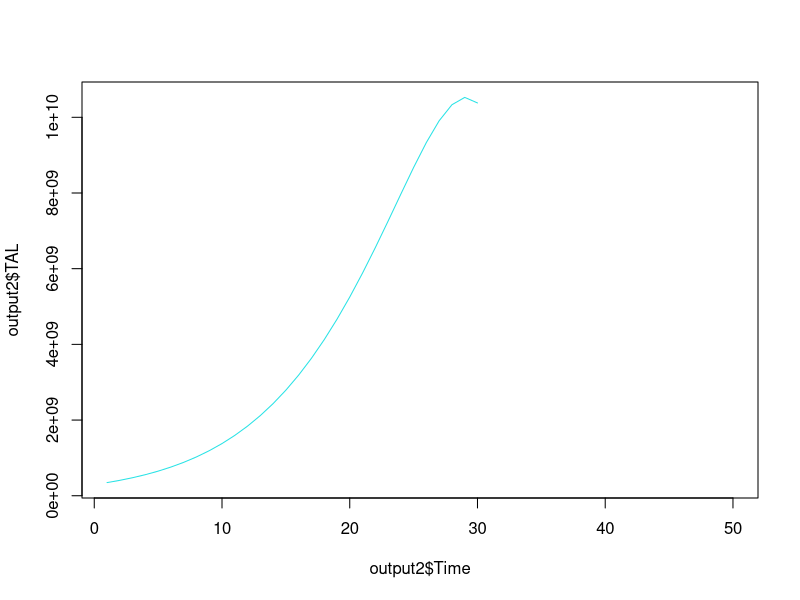
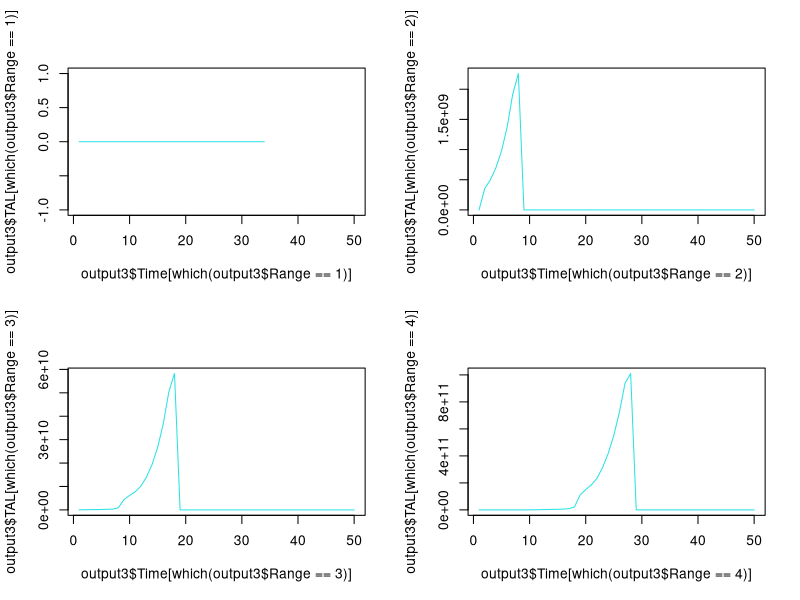

Write the R code that produced these figures, in order.

salary_increase = 0.17
interest_per_year = 0.2
interest_per_month = interest_per_year / 12
r = 65


#start
Table = readxl::read_excel(path ="Book1.xlsx" , sheet = "Table" ,range = "G2:M1236")
Table2 = readxl::read_excel(path ="Book1.xlsx" , sheet = "Table" ,range = "A2:E109")
Popluation = readxl::read_excel(path ="Book1.xlsx" , sheet = "Information" )

#some transform in popluation and Table data:
Popluation$Experience = Popluation$`Today Age` -  Popluation$`Hire Age` - Popluation$VestedYear
Table$nu = (1 - (1+interest_per_month)^-1) / interest_per_month
Annual_nu = 1 / (1+interest_per_year)
Annual_nu_j = 1 / (1 + (1 + interest_per_year) / (1 + salary_increase) -1)
####Individual Part####
#EAN for each individual
Br = c()
for(i in 1:nrow(Popluation)){
  Salaries = Popluation$`Salary At Hire`[i] * (1+salary_increase)^c(1:Popluation$Experience[i])
  if(Popluation$Experience[i] >=10 & Popluation$Experience[i] < 20){
    dif = 20 - Popluation$Experience[i]
    Br[i] = sum(Salaries[1:10]) + 2*sum(Salaries[11:(20-dif)]) /(10+ (20-dif)*2 )
  }
  if(Popluation$Experience[i] >=20 & Popluation$Experience[i] < 30){
    dif = 30 - Popluation$Experience[i]
    Br[i] = sum(Salaries[1:10]) + 2*sum(Salaries[11:20]) + 3*sum(Salaries[21:(30-dif)]) /(10+ 20 + (30-dif)*3 )
  }
  if(Popluation$Experience[i] >=30 & Popluation$Experience[i] < (min(35 , 65-Popluation$`Hire Age`[i]))){
    dif = 5 - (35 - Popluation$Experience[i])
    ifelse(dif == 0 , 1 , dif)
    Br[i] = (sum(Salaries[dif :(10 + dif)]) + 2*sum(Salaries[(11 + dif):(20 + dif)]) + 3*sum(Salaries[(21+dif):(30+dif)])) / 60
  }
  if(Popluation$Experience[i] >= 35){
    dif = 5 - (35 - Popluation$Experience[i])
    ifelse(dif == 0 , 1 , dif)
    Br[i] = (sum(Salaries[dif :(10 + dif)]) + 2*sum(Salaries[(11 + dif):(20 + dif)]) + 3*sum(Salaries[(21+dif):(30+dif)])) / 60
  }
  if(Popluation$Experience[i] <10){Br[i] = 0}
  Br[i] = ifelse(is.na(Br[i]) == TRUE , 0 , Br[i])
     print(Br[i])
}


#we need to define anniuty term function here:
# Term life due annuties mthly per year
term_annuty = function(x , n , m){
  if(m == 12){
    if(n <= 0){n = 1}
    mm = Table$nu[1:((m*n) -1)]^ ((1:((m*n) -1))/12)
    sum_term_value = 0;j=1
    index1 = (x*12) :((x*12)+(n*m) - 1)
    index2 = 12*x
    for(k in 1:((m*n)-1)){
      sum_term_value = sum_term_value + (mm[j])*(1/m)*((Table$Lx[index1[j]]) / (Table$Lx[index2]))
      j = j+1
    }
  }
  if(m == 1){
    if(n <= 0){n = 1}
    mm = rep(Annual_nu_j , ((m*n) -1))^ (1:((m*n) -1))
    sum_term_value = 1;j=1
    index1 = (x+2) : (x+n)
    index2 = x+1
    for(k in 1:((m*n)-1)){
      sum_term_value = sum_term_value + (mm[j])*(1/m)*((Table2$Lx[index1[j]]) / (Table2$Lx[index2]))
      j = j+1
    }
  }
  return(sum_term_value)
}


#Now we want to calculate the Pv(Nc) = Pv(B) at entery age


Nce=c()
for( e in 1:nrow(Popluation)){
  if(Popluation$Experience[e] > 35 | Popluation$`Today Age`[e] > 65 ){
  Nce[e] = 0
  }else{
    Nce[e] = (Br[e] * term_annuty(Popluation$`Hire Age`[e] , n = min(35 , 65-Popluation$`Hire Age`[e]) , m = 12) *Annual_nu^(min(35 , 65-Popluation$`Hire Age`[e])) * ((Table2$`نرخ زندگی p`[Popluation$`Hire Age`[e] + 1] * 0.001) + Table2$`نرخ زندگی p`[Popluation$`Hire Age`[e] + 1]))/(term_annuty(Popluation$`Hire Age`[e] , n = min(35 , 65-Popluation$`Hire Age`[e]) , m = 1))
  }
}

# View(Popluation)
#Calculate Al prospective: at time e or e+1 or ...
## calculate pv(Nc) and pv(B) at time e or e+1 or ...
PVNC = c();PvNcT = c();FirstName= c() ; LastName = c();
PVB = c();PvBT = c();Time = c();Age = c()
for( time in  1:50 ){
  for( e in 1:nrow(Popluation)){
    if(Popluation$`Wife?`[e] == "Yes"){
      PVNC[e] = (term_annuty(Popluation$`Hire Age`[e] , n = (min(35 , 65-Popluation$`Hire Age`[e]) - time) , m = 1)) * (Nce[e] * (1+interest_per_year)^time)
      PVB[e] = (Br[e] * term_annuty(Popluation$`Hire Age`[e] , n =  (min(35 , 65-Popluation$`Hire Age`[e]) - time) , m = 12) *Annual_nu^((min(35 , 65-Popluation$`Hire Age`[e]) - time)) * ((Table2$`نرخ زندگی p`[Popluation$`Wife Age`[e] + time ]) + (Table2$`نرخ زندگی p`[Popluation$`Hire Age`[e] + time] * 0.001) + Table2$`نرخ زندگی p`[Popluation$`Hire Age`[e] + time]))
      
    }else{
      PVNC[e] = (term_annuty(Popluation$`Hire Age`[e] , n = (min(35 , 65-Popluation$`Hire Age`[e]) - time) , m = 1)) * (Nce[e]  * (1+interest_per_year)^time)
      PVB[e] = (Br[e] * term_annuty(Popluation$`Hire Age`[e] , n = (min(35 , 65-Popluation$`Hire Age`[e]) - time) , m = 12) *Annual_nu^(min(35 , 65-Popluation$`Hire Age`[e]) - time) * ((Table2$`نرخ زندگی p`[Popluation$`Hire Age`[e] + time] * 0.001) + Table2$`نرخ زندگی p`[Popluation$`Hire Age`[e] + time]))
    }
  }
  PvNcT = c(PvNcT , PVNC)
  PvBT = c(PvBT , PVB)
  Time = c(Time , rep(time , nrow(Popluation)))
  FirstName = c(FirstName  , Popluation$`First Name`)
  LastName = c(LastName , Popluation$`Last Name`)
  Age = c(Age , Popluation$`Hire Age` + c(time-1))
}
output = data.frame(FirstName , LastName , PvNcT , PvBT , Time , Age)
output$Al = output$PvBT - output$PvNcT
for( i in 1:nrow(output)){
  if(output$Age[i] <=20){output$Range[i] = 1}
  if(output$Age[i] >=21 & output$Age[i] <= 30){output$Range[i] =2} 
  if(output$Age[i] >=31 & output$Age[i] <= 40){output$Range[i] = 3}
  if(output$Age[i] >=41 & output$Age[i] <= 50){output$Range[i] = 4}
  if(output$Age[i] >=51 & output$Age[i] <= 65){output$Range[i] = 5}}

#calculate Total actuarial liability here for each time
TAL = c()
for(time in 1:50){
  TAL[time] = sum(output$Al[which(output$Time == time)])
}
output2 = data.frame(TAL , Time = 1:50)
plot(output2$Time , output2$TAL , type = "l" , col = 85)



####Aggregate Part#####

output3 = data.frame(Range = rep(1:5 , 50) , Time = rep(1:50 , each = 5)  , NUMBER_OF_INDIVIDUALS= 0)
for(r in 1:5){
  for(t in 1:50){
    
    output3$TPVB[which(output3$Range == r & output3$Time == t)] = sum(output$PvBT[c(which(output$Range == r & output$Time==t))])
    output3$TAL[which(output3$Range == r & output3$Time == t)] = sum(output$Al[c(which(output$Range == r & output$Time==t))])
    output3$NUMBER_OF_INDIVIDUALS[which(output3$Range == r & output3$Time == t)]  = length(which(output$Range == r & output$Time==t ))
  }
}
output3$TAL[which( output3$Time == 1)] = 0
for(r in 1:5){
  for(t in 1:49){
    output3$TAL[which(output3$Range == r & output3$Time == (t+1))] = sum(output$Al[c(which(output$Range == r & output$Time==t))]) * (1+interest_per_year)^t
  }
}

output3$TPVNC = output3$TPVB - output3$TAL
output3$Nc_Per_individual = output3$TPVNC / output3$NUMBER_OF_INDIVIDUALS


par(mfrow = c(2,2))
plot(output3$Time[which(output3$Range==1)] , output3$TAL[which(output3$Range==1)] , type = "l" , col  = 85)
plot(output3$Time[which(output3$Range==2)] , output3$TAL[which(output3$Range==2)] , type = "l" , col  = 85)
plot(output3$Time[which(output3$Range==3)] , output3$TAL[which(output3$Range==3)] , type = "l" , col  = 85)
plot(output3$Time[which(output3$Range==4)] , output3$TAL[which(output3$Range==4)] , type = "l" , col  = 85)
